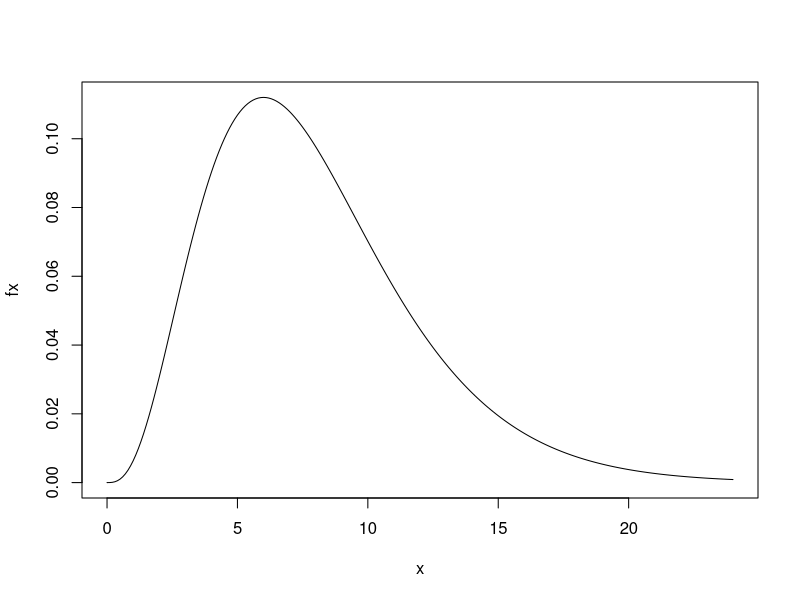

Reproduce this figure in R. (Note: this script raises an error after producing the figure.)
###############################################
# Ch 24: Chi square tests on Categorical Data #
###############################################

# Contents
# Intro to Chi-square distribution
# Test 1: Goodness of fit
# Test 2: Homogeneity
# Test 3: Independence


# Intro: How does Chi-square distribution looks like.

df <- 8
x <- seq(0,3*df,.1) #sequence from, to, by
fx <- dchisq(x,df) #density of a chisquare
plot(x, fx, type = "l") #type = lines

# Critical Values of a Chi Square distribution test
alpha <- .05
df <- 9
critval <- qchisq(1 - alpha, df)
critval


##############################################
# Test 1
# Goodness of fit = table matches what you expect...one variable Ho:distribution matches stated
##############################################

face <- c("one", "two", "three", "four", "five", "six")
obs <- c(65, 78, 53, 71, 57, 54, 76, 69, 80, 63)

df <- length(obs) - 1

tot <- sum(obs)

exppercent <- c(1/10, 1/10, 1/10, 1/10, 1/10, 1/10, 1/10, 1/10, 1/10, 1/10)
exp <- tot*exppercent

chisqstat <- sum((obs - exp)^2/exp)
chisqsta

pval <- 1 - pchisq(chisqstat,df)
pval

standardresid <- (obs - exp)/sqrt(exp)
standardresid

###################### End of test 1 #####################

# There is function that can do all...

?chisq.test #help menu for the chisq.test function

chisq.test(obs, p = exppercent) #Need a vector of obs, and expected percents

chisq.test(obs, p = exppercent)$expected
chisq.test(obs, p = exppercent)$residuals #the Pearson residuals, (observed - expected) / sqrt(expected).

# Code for when the observations are given as percents

exppercent <- c(.15, .3, .4, .1, .05)
sum(exppercent)
obspercent <- c(.2738, .3723, .2400, .0769, .0369) #NEED "other" at the end
sum(obspercent)

n <- 325
obs <- n*obspercent
chisq.test(obs,p = exppercent)

##########################################
# Test 2
# Homogeneity = one variable, comparing groups to one another  Ho:  distribution same across groups
##########################################

moon.bx <- matrix(c(2, 3, 17, 20, 26, 21, 10, 13, 8 ,6), ncol = 2, byrow = TRUE)
colnames(moon.bx) <- c("full moon", "not full")
rownames(moon.bx) <- c("violent", "property", "drugs/alcohol", "dom ab", "other")

testtable <- as.table(moon.bx)
testtable

chisq.test(testtable)









###################### End of test 2 #####################

# Some optional stuffs related to test 2
## apply & margin.table work similarly to find totals of rows/columns

apply(testtable, 1, sum) #1 is rows
margin.table(testtable, 1)

apply(testtable, 2, sum) #2 is columns
margin.table(testtable, 2)


rowtot <- margin.table(testtable, 1)
coltot <- margin.table(testtable, 2)

rowtot
coltot

nrows <- length(rowtot)
ncols <- length(coltot)

df <- (nrows - 1)*(ncols - 1)
df

tot <- margin.table(testtable)

tot

exp <- rowtot %*% t(coltot)/tot #%*% is matrix multiplication, t is the transpose
exp

chisqcontrib <- (as.array(testtable) - exp)^2/exp
chistat <- sum(chisqcontrib)
chistat

ChiShow <- chisq.test(testtable)

sum((ChiShow$observed - ChiShow$expected)^2/ChiShow$expected) #Chi Sq test of homogeneity stat

stat <- sum((ChiShow$observed - ChiShow$expected)^2/ChiShow$expected)

pval <- 1 - pchisq(stat, df = 2)
pval

# END of Some optional stuffs related to test 2

############################################
# Test 3
# Independence = two variables Ho: no association between row and column
############################################


alivemem <- matrix(c(42, 82, 133, 214, 669, 176, 240, 580), ncol = 4, byrow = TRUE)
colnames(alivemem) <- c("crew","1st", "2nd", "3rd")
rownames(alivemem) <- c("alive", "dead")

obstable <- as.table(alivemem)
obstable

chisq.test(obstable)

ChiSq <- chisq.test(as.table(obstable), correct = FALSE)
ChiSq

names(ChiSq)

ChiSq$observed
ChiSq$expected
ChiSq$residuals
ChiSq$stdres
ChiSq$p.value
ChiSq$stat

sum(ChiSq$residuals^2) #same as the stat